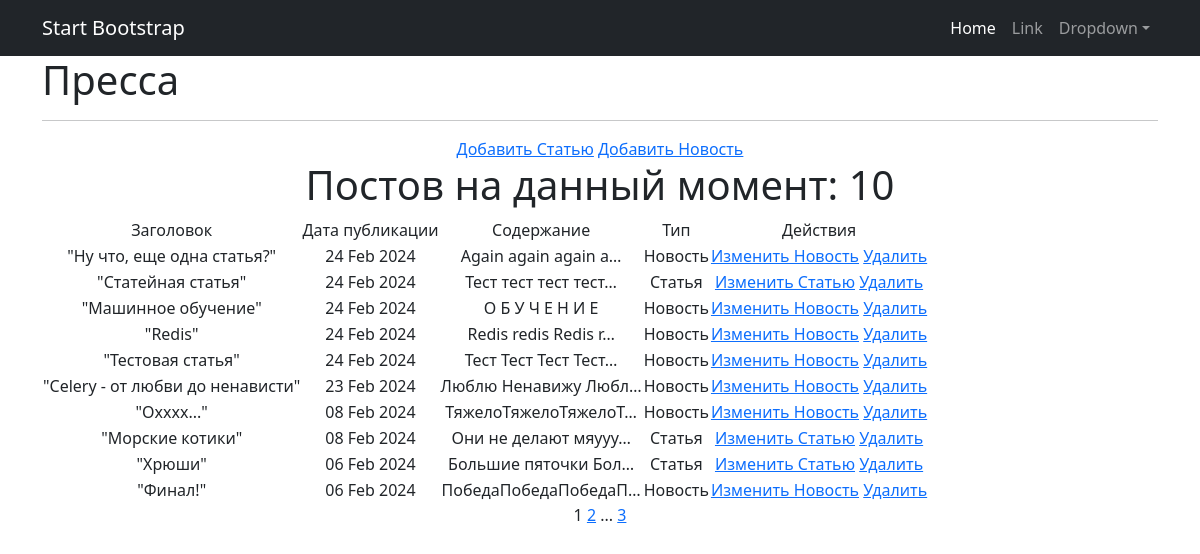
The page /posts/ (signed in) on the database its author committed.
### news/models.py (models this page shows, shortened)
class Post(models.Model):
    article = "AR"
    news = "NE"
    POSITIONS = [
        (article, "Статья"),
        (news, "Новость"),
    ]
    time_in = models.DateTimeField(auto_now_add=True)
    type_of_post = models.CharField(max_length=2,
                                    choices=POSITIONS,
                                    default=news
                                    )
    heading = models.CharField(max_length=30)
    text_of_post = models.TextField(max_length=2000)
    rating = models.FloatField(default=0.0)
    author = models.ForeignKey(Author, on_delete=models.CASCADE)
    category = models.ManyToManyField(Category, through='PostCategory')

### news/views.py (the view)
# urls.py: path('', PostList.as_view(), name='posts_list'),
class PostList(ListView):
    model = Post
    ordering = '-time_in'
    template_name = 'posts_info/posts.html'
    context_object_name = 'posts'
    paginate_by = 10

### news/templatetags/custom_filters.py (called while the page is built)
@register.filter()
def censor(text):
    text_list = text.split()
    censored_text_list = []
    bad_words = ['поездка', 'стоимость']
    for word in text_list:
        clean_word = ''.join(c for c in word if c not in string.punctuation)
        if clean_word.lower() in bad_words:
            censored_word = clean_word[0] + (len(clean_word) - 1) * '*'
            censored_text_list.append(word.replace(clean_word, censored_word))
        else:
            censored_text_list.append(word)
    return ' '.join(censored_text_list)

### news/templatetags/custom_tags.py (called while the page is built)
@register.simple_tag(takes_context=True)
def url_replace(context, **kwargs):
    d = context['request'].GET.copy()
    for k, v in kwargs.items():
        d[k] = v
    return d.urlencode()

### templates/posts_info/posts.html (shortened to what this page needs)
{% extends 'default.html' %}
{% load custom_filters %}
{% load custom_tags %}
{% block content %}
    <div align="left" >
        <h1>
            Пресса
        </h1>
    </div>
    <hr>
    {% if perms.news.add_post %}
    <a href="{% url 'article_creating' %}">Добавить Статью</a>
    <a href="{% url 'news_creating' %}">Добавить Новость</a>
    {% endif %}
    {% if posts %}
        <h1>Постов на данный момент: {{ posts|length }}</h1>
        <table>
            <tr>
                <td>Заголовок</td>
                <td>Дата публикации</td>
                <td>Содержание</td>
                <td>Тип</td>
                {% if perms.news.change_post or perms.news.delete_post %}
                <td>Действия</td>
                {% endif %}
            </tr>
            {% for post in posts %}
                <tr>
                    <td>"{{ post.heading }}"</td>
                    <td>{{ post.time_in|date:'d M Y' }}</td>
                    <td>{{ post.text_of_post|censor|truncatechars:20 }}</td>
                    <td>{{ post.get_type_of_post_display }}</td>
                    <td>
                        {% if perms.news.change_post %}
                            {% if post.type_of_post == 'NE'%}
                                <a href="{% url 'news_updating' pk=post.id %}">Изменить Новость</a>
                            {% elif post.type_of_post == 'AR' %}
                                <a href="{% url 'article_updating' pk=post.id %}">Изменить Статью</a>
                            {% endif %}
                        {% endif %}
                        {% if perms.news.delete_post %}
                            {% if post.type_of_post == 'NE'%}
                                <a href="{% url 'news_deleting' post.id %}">Удалить</a>
                            {% elif post.type_of_post == 'AR' %}
                                <a href="{% url 'article_deleting' post.id %}">Удалить</a>
                            {% endif %}
                        {% endif %}
                    </td>
                </tr>
            {% endfor %}
        </table>
    {% else %}
        <h2>Постов нет!</h2>
    {% endif %}
    {{ page_obj.number }}
    {% if page_obj.has_next %}
        <a href="?{% url_replace page=page_obj.next_page_number %}">{{ page_obj.next_page_number }}</a>
        {% if paginator.num_pages != page_obj.next_page_number %}
            ...
            <a href="?{% url_replace page=page_obj.paginator.num_pages %}">{{ page_obj.paginator.num_pages }}</a>
        {% endif %}
    {% endif %}
{% endblock content %}

### rows shown on the page
Post: heading "Ну что, еще одна статья?", time_in "24 Feb 2024", text_of_post|censor "Again again again a…", type_of_post "Новость", shows "Изменить Новость", shows "Удалить"
Post: heading "Статейная статья", time_in "24 Feb 2024", text_of_post|censor "Тест тест тест тест…", type_of_post "Статья", shows "Изменить Статью", shows "Удалить"
Post: heading "Машинное обучение", time_in "24 Feb 2024", text_of_post|censor "О Б У Ч Е Н И Е", type_of_post "Новость", shows "Изменить Новость", shows "Удалить"
Post: heading "Redis", time_in "24 Feb 2024", text_of_post|censor "Redis redis Redis r…", type_of_post "Новость", shows "Изменить Новость", shows "Удалить"
Post: heading "Тестовая статья", time_in "24 Feb 2024", text_of_post|censor "Тест Тест Тест Тест…", type_of_post "Новость", shows "Изменить Новость", shows "Удалить"
Post: heading "Celery - от любви до ненависти", time_in "23 Feb 2024", text_of_post|censor "Люблю Ненавижу Любл…", type_of_post "Новость", shows "Изменить Новость", shows "Удалить"
Post: heading "Охххх...", time_in "08 Feb 2024", text_of_post|censor "ТяжелоТяжелоТяжелоТ…", type_of_post "Новость", shows "Изменить Новость", shows "Удалить"
Post: heading "Морские котики", time_in "08 Feb 2024", text_of_post|censor "Они не делают мяууу…", type_of_post "Статья", shows "Изменить Статью", shows "Удалить"
Post: heading "Хрюши", time_in "06 Feb 2024", text_of_post|censor "Большие пяточки Бол…", type_of_post "Статья", shows "Изменить Статью", shows "Удалить"
Post: heading "Финал!", time_in "06 Feb 2024", text_of_post|censor "ПобедаПобедаПобедаП…", type_of_post "Новость", shows "Изменить Новость", shows "Удалить"

### other values the page prints
{{ posts|length }} "10"
{{ page_obj.number }} "1"
{{ page_obj.next_page_number }} "2"
{{ page_obj.paginator.num_pages }} "3"
